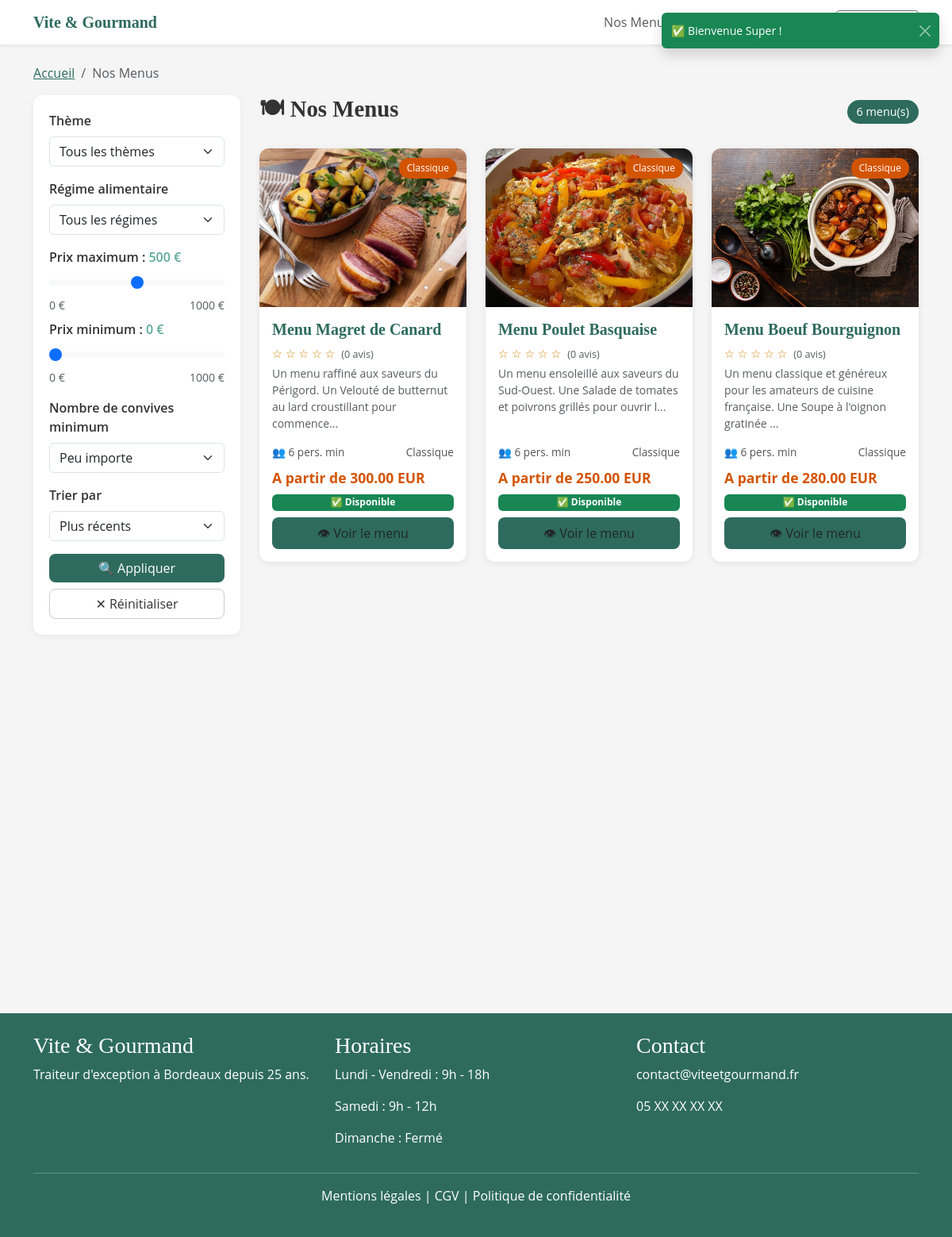
The page /menus (signed in) on the database its author committed.
### tables this page shows
CREATE TABLE `menus` (
  `id` int NOT NULL AUTO_INCREMENT,
  `titre` varchar(255) NOT NULL,
  `description` text,
  `theme` enum('Noel','Paques','classique','evenement') NOT NULL,
  `regime` enum('vegetarien','vegan','classique') NOT NULL,
  `nb_personnes_min` int NOT NULL,
  `prix_base` decimal(10,2) NOT NULL,
  `stock` int DEFAULT '0',
  `actif` tinyint(1) DEFAULT '1',
  `created_at` datetime DEFAULT CURRENT_TIMESTAMP,
  `image` varchar(255) DEFAULT NULL,
  PRIMARY KEY (`id`)
);

### controllers/MenusController.php (called while the page is built, shortened)
<?php
require_once 'models/MenuModel.php';
class MenusController {
    private $menuModel;
    public function __construct() {
        $this->menuModel = new MenuModel();
    }
    public function index() {
        $filtres = [
            'theme'        => $_GET['theme'] ?? '',
            'regime'       => $_GET['regime'] ?? '',
            'prix_min'     => $_GET['prix_min'] ?? '',
            'prix_max'     => $_GET['prix_max'] ?? '',
            'nb_personnes' => $_GET['nb_personnes'] ?? '',
            'tri'          => $_GET['tri'] ?? 'recent'
        ];
        $menus = $this->menuModel->getAll($filtres);
        require_once 'views/menus/index.php';
    }
}

### models/MenuModel.php (called while the page is built, shortened)
<?php
require_once 'config/database.php';
class MenuModel {
    private $db;
    public function __construct() {
        $database = new Database();
        $this->db = $database->connect();
    }
    public function getAll($filtres = []) {
        $sql = "SELECT * FROM menus WHERE (actif = 1 OR actif IS NULL)";
        $params = [];
        $tri = $filtres['tri'] ?? 'recent';
        $sql .= match($tri) {
            'prix_asc'  => " ORDER BY prix_base ASC",
            'prix_desc' => " ORDER BY prix_base DESC",
            default     => " ORDER BY id DESC"
        };
        $stmt = $this->db->prepare($sql);
        $stmt->execute($params);
        return $stmt->fetchAll(PDO::FETCH_ASSOC);
    }
}

### config/database.php (called while the page is built)
<?php
class Database {
    private $host;
    private $dbname;
    private $username;
    private $password;
    private $port;
    private static $pdo = null;
    public function __construct() {
        $this->host = $_ENV['DB_HOST'] ?? 'mysql';
        $this->dbname = $_ENV['DB_NAME'] ?? 'vite_gourmand';
        $this->username = $_ENV['DB_USER'] ?? 'root';
        $this->password = $_ENV['DB_PASS'] ?? 'root';
        $this->port = $_ENV['DB_PORT'] ?? '3306';
    }
    public function connect() {
        if (self::$pdo === null) {
            try {
                self::$pdo = new PDO(
                    "mysql:host={$this->host};port={$this->port};dbname={$this->dbname};charset=utf8mb4",
                    $this->username,
                    $this->password,
                    [
                        PDO::ATTR_ERRMODE => PDO::ERRMODE_EXCEPTION,
                        PDO::ATTR_PERSISTENT => false
                    ]
                );
            } catch (PDOException $e) {
                die("Erreur de connexion : " . $e->getMessage());
            }
        }
        return self::$pdo;
    }
}

### views/menus/index.php (the view, shortened to what this page needs)
<?php require_once 'views/layouts/header.php'; ?>
<div class="container mt-4">
    <nav aria-label="breadcrumb">
        <ol class="breadcrumb">
            <li class="breadcrumb-item"><a href="/" style="color:#2E6B5E">Accueil</a></li>
            <li class="breadcrumb-item active">Nos Menus</li>
        </ol>
    </nav>
    <div class="row">
        <div class="col-md-3">
            <div class="filtre-card">
                <form id="filtres-form" aria-label="Filtres des menus">
                    <div class="mb-3">
                        <label for="theme" class="form-label fw-semibold">Thème</label>
                        <select class="form-select" id="theme" name="theme">
                            <option value="">Tous les thèmes</option>
                        </select>
                    </div>
                    <div class="mb-3">
                        <label for="regime" class="form-label fw-semibold">Régime alimentaire</label>
                        <select class="form-select" id="regime" name="regime">
                            <option value="">Tous les régimes</option>
                        </select>
                    </div>
                    <div class="mb-3">
                        <label class="form-label fw-semibold">
                            Prix maximum : <span id="prix-max-label" style="color:#5DA99A;">500 €</span>
                        </label>
                        <input type="range" class="form-range" id="prix_max" name="prix_max"
                               min="0" max="1000" step="10" value="500"
                               aria-label="Prix maximum">
                        <div class="d-flex justify-content-between">
                            <small class="text-muted">0 €</small>
                            <small class="text-muted">1000 €</small>
                        </div>
                        <label class="form-label fw-semibold mt-2">
                            Prix minimum : <span id="prix-min-label" style="color:#5DA99A;">0 €</span>
                        </label>
                        <input type="range" class="form-range" id="prix_min" name="prix_min"
                               min="0" max="1000" step="10" value="0"
                               aria-label="Prix minimum">
                        <div class="d-flex justify-content-between">
                            <small class="text-muted">0 €</small>
                            <small class="text-muted">1000 €</small>
                        </div>
                    </div>
                    <div class="mb-3">
                        <label for="nb_personnes" class="form-label fw-semibold">Nombre de convives minimum</label>
                        <select class="form-select" id="nb_personnes" name="nb_personnes">
                            <option value="">Peu importe</option>
                        </select>
                    </div>
                    <div class="mb-3">
                        <label for="tri" class="form-label fw-semibold">Trier par</label>
                        <select class="form-select" id="tri" name="tri">
                            <option value="recent">Plus récents</option>
                        </select>
                    </div>
                    <button type="submit" class="btn btn-appliquer">🔍 Appliquer</button>
                    <a href="/menus" class="btn btn-reinit">✕ Réinitialiser</a>
                </form>
            </div>
        </div>
        <div class="col-md-9">
            <div class="d-flex align-items-center justify-content-between mb-4">
                <h1 class="page-title">🍽 Nos Menus</h1>
                <span class="count-badge"><?= count($menus) ?> menu(s)</span>
            </div>
            <div class="row" id="liste-menus">
                <?php if (empty($menus)) : ?>
                    <p class="text-muted">Aucun menu trouvé.</p>
                <?php else : ?>
                    <?php foreach ($menus as $menu) : ?>
                    <?php
                        $theme = strtolower($menu['theme'] ?? 'classique');
                        $badgeClass = match($theme) {
                            'noel'       => 'badge-noel',
                            'paques'     => 'badge-paques',
                            'evenement'  => 'badge-evenement',
                            'saisonnier' => 'badge-saisonnier',
                            default      => 'badge-classique',
                        };
                        $badgeLabel = ucfirst($menu['theme'] ?? 'Classique');
                        $note = $menu['note_moyenne'] ?? 0;
                        $nbAvis = $menu['nb_avis'] ?? 0;
                        $stock = $menu['stock'] ?? 0;
                    ?>
                    <div class="col-md-4 mb-4">
                        <div class="card menu-card h-100">
                            <div class="card-img-wrapper">
                                <img src="<?= !empty($menu['image']) ? htmlspecialchars($menu['image']) : '/assets/images/menu-default.jpg' ?>"
                                    alt="Photo du <?= htmlspecialchars($menu['titre']) ?>">
                                <span class="badge-theme <?= $badgeClass ?>"><?= $badgeLabel ?></span>
                            </div>
                            <div class="card-body d-flex flex-column">
                                <h5 class="card-title fw-bold" style="color:#2E6B5E">
                                    <?= htmlspecialchars($menu['titre']) ?>
                                </h5>
                                <div class="stars mb-1" aria-label="Note : <?= round($note) ?> étoiles sur 5">
                                    <?php for ($i = 1; $i <= 5; $i++) : ?>
                                        <?= $i <= round($note) ? '★' : '☆' ?>
                                    <?php endfor; ?>
                                    <small class="text-muted ms-1">(<?= $nbAvis ?> avis)</small>
                                </div>
                                <p class="card-text text-muted small flex-grow-1">
                                    <?= htmlspecialchars(mb_substr($menu['description'], 0, 100)) ?>...
                                </p>
                                <div class="d-flex justify-content-between meta-info mb-2">
                                    <span>👥 <?= $menu['nb_personnes_min'] ?> pers. min</span>
                                    <span><?= ucfirst($menu['regime'] ?? '') ?></span>
                                </div>
                                <p class="prix-color mb-2">
                                    A partir de <?= number_format($menu['prix_base'], 2) ?> EUR
                                </p>
                                <?php if ($stock <= 0) : ?>
                                    <span class="badge bg-danger mb-2">❌ Stock épuisé</span>
                                <?php elseif ($stock <= 3) : ?>
                                    <span class="badge bg-warning text-dark mb-2">⚠️ Plus que <?= $stock ?> disponible(s)</span>
                                <?php else : ?>
                                    <span class="badge bg-success mb-2">✅ Disponible</span>
                                <?php endif; ?>
                                <a href="/menus/detail?id=<?= $menu['id'] ?>"
                                    class="btn btn-voir <?= $stock <= 0 ? 'disabled' : '' ?>"
                                    aria-label="Voir le menu <?= htmlspecialchars($menu['titre']) ?>">
                                    👁 Voir le menu
                                </a>
                            </div>
                        </div>
                    </div>
                    <?php endforeach; ?>
                <?php endif; ?>
            </div>
        </div>
    </div>
</div>
<?php require_once 'views/layouts/footer.php'; ?>

### rows shown on the page
menus: image (picture), theme "Classique", titre "Menu Magret de Canard", nbAvis "0", description "Un menu raffiné aux saveurs du Périgord. Un Velouté de butternut au lard croustillant pour commence", nb_personnes_min "6", regime "Classique", prix_base "300.00", stock "✅ Disponible"
menus: image (picture), theme "Classique", titre "Menu Poulet Basquaise", nbAvis "0", description "Un menu ensoleillé aux saveurs du Sud-Ouest. Une Salade de tomates et poivrons grillés pour ouvrir l", nb_personnes_min "6", regime "Classique", prix_base "250.00", stock "✅ Disponible"
menus: image (picture), theme "Classique", titre "Menu Boeuf Bourguignon", nbAvis "0", description "Un menu classique et généreux pour les amateurs de cuisine française. Une Soupe à l'oignon gratinée", nb_personnes_min "6", regime "Classique", prix_base "280.00", stock "✅ Disponible"

### other values the page prints
$flash['message'] "✅ Bienvenue Super !"
count($menus) "6"
